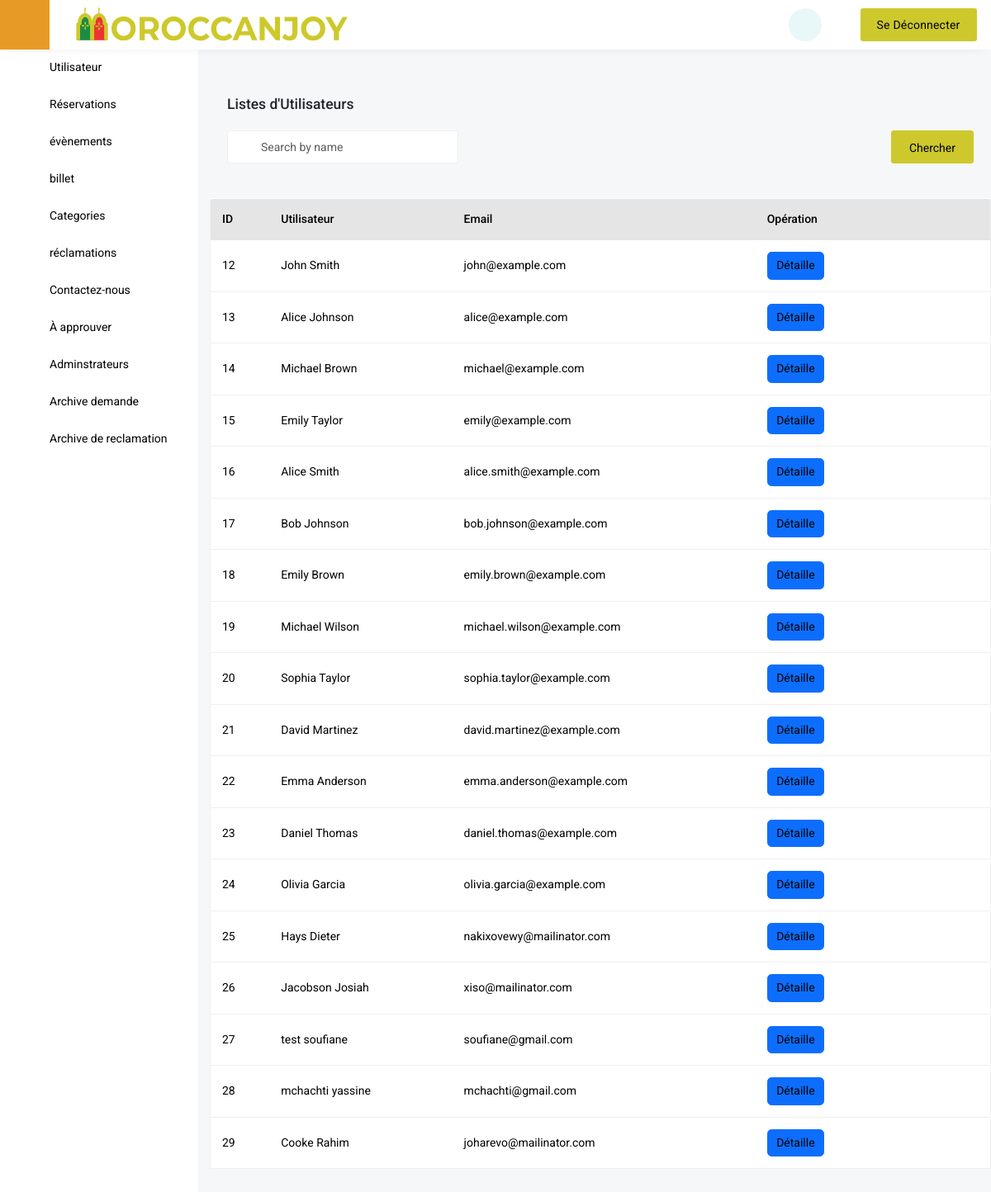
/Utilisateur.php (signed in), run on an earlier commit of the app's database.
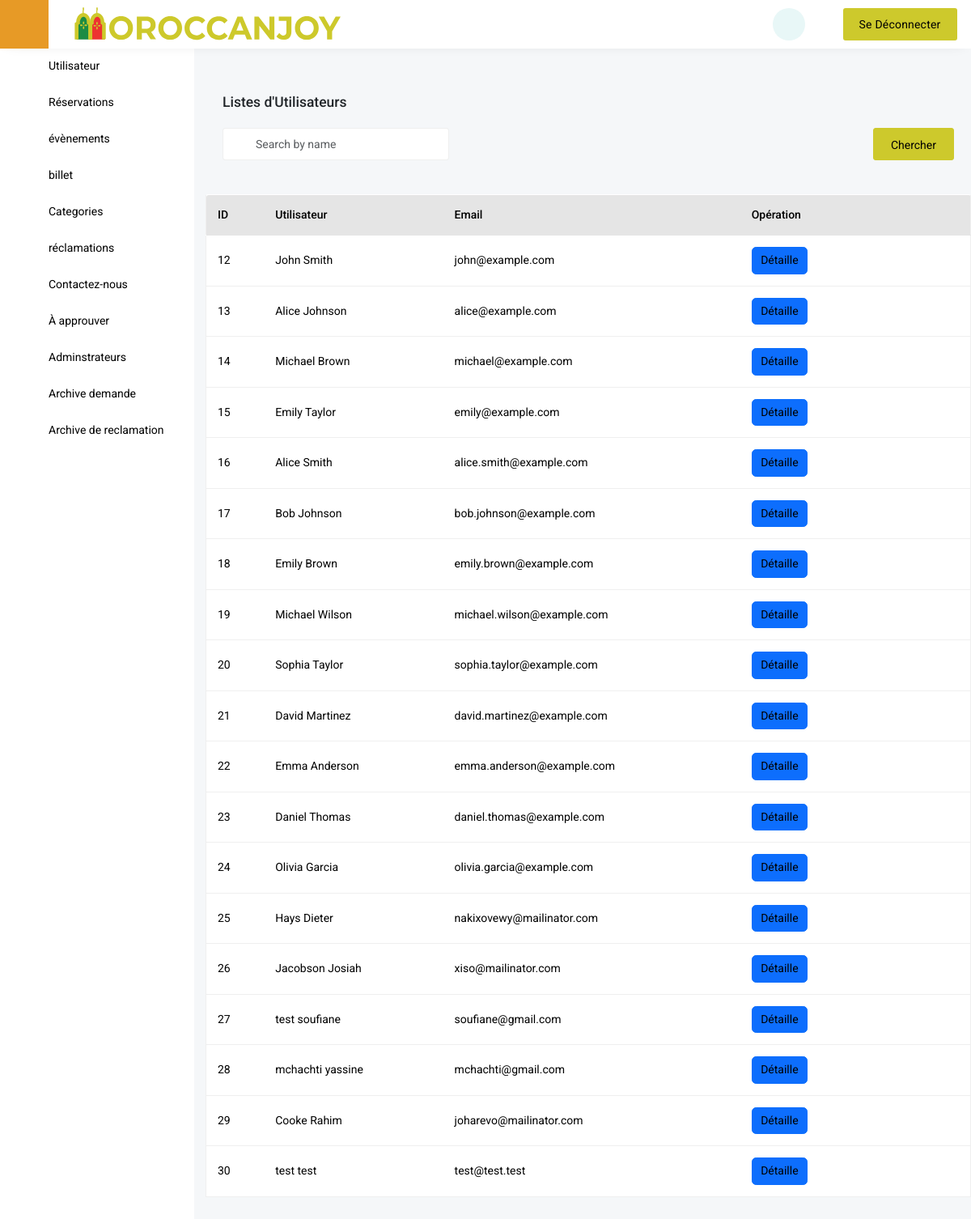
And on a later commit of the database.
### tables this page shows
CREATE TABLE `user` (
  `User_id` int NOT NULL,
  `U_name` varchar(30) NOT NULL,
  `U_Prenom` varchar(30) NOT NULL,
  `U_email` varchar(70) NOT NULL,
  `U_password` varchar(200) NOT NULL,
  `U_telephone` varchar(30) NOT NULL,
  `U_adresse` varchar(100) NOT NULL,
  `U_dateNaissance` date NOT NULL
);

### Utilisateur.php (the view, shortened to what the changed rows need)
<!DOCTYPE html>
<html lang="en" class="h-100">
	<head>
		<link href='vendor/unicons-2.0.1/css/unicons.css' rel='stylesheet'>
		<link href="css/style.css" rel="stylesheet">
		<link href="css/vertical-responsive-menu.min.css" rel="stylesheet">
		<link href="css/datepicker.min.css" rel="stylesheet">
		<link href="css/responsive.css" rel="stylesheet">
		<link href="css/night-mode.css" rel="stylesheet">
		<link href="vendor/fontawesome-free/css/all.min.css" rel="stylesheet">
		<link href="vendor/OwlCarousel/assets/owl.carousel.css" rel="stylesheet">
		<link href="vendor/OwlCarousel/assets/owl.theme.default.min.css" rel="stylesheet">
		<link href="vendor/bootstrap/css/bootstrap.min.css" rel="stylesheet">
		<link href="vendor/bootstrap-select/dist/css/bootstrap-select.min.css" rel="stylesheet">
	</head>
    <body class="d-flex flex-column h-100">
<div class="wrapper wrapper-body">
	<div class="tab-content">
		<div class="tab-pane fade active show" id="overview-tab" role="tabpanel">
			<div class="table-card mt-4">
				<div class="main-table">
					<div class="table-responsive">
						<table class="table">
							<thead class="thead-dark">
								<tr>
									<th scope="col">ID</th>
									<th scope="col">Utilisateur</th>
									<th scope="col">Email</th>
									<th scope="col" colspan="3">Opération</th>
								</tr>
							</thead>
							<tbody>
							<?php
							if(isset($_POST['sear'])){
								require_once "connect/DataBase.php";
								$sr = $_POST['crs'];
								$demandes= $connection->query("SELECT * FROM user WHERE User_id like '%$sr%' or U_name like '%$sr%' or U_Prenom like '%$sr%' or U_email like '%$sr%' or U_telephone like '%$sr%' or U_adresse like '%$sr%' or U_dateNaissance like '%$sr%'")->fetchAll(PDO::FETCH_ASSOC);
								foreach($demandes as $demande){
							?>
								<tr>
									<td><?php echo $demande['User_id']?></td>
									<td><?php echo $demande['U_name'] .' '.$demande['U_Prenom']?></td>
									<td><?php echo $demande['U_email']?></td>
									<td><span class="action-btn btn btn-primary"><a href="Utilisateur_detaille.php.php?id=<?php echo $demande['User_id']?>" >Détaille</a></span></td>
									<td><span class="action-btn "><a href="delete.php?id=<?php echo $demande['User_id']?>" onclick="return confirm('Vous-voulez suppremer <?php echo $demande['User_id']?>')" ><i class="fa-solid fa-trash-can " style="color: red;"></i></a>
									<td><span class="action-btn"><a href="Utilisateur_update.php?id=<?php echo$demande['User_id']?>"><i class="fa-solid fa-pen-to-square" style="color: blue;"></i></a></span></td></td>
								</tr>
								<?php
																		}
																	?>
							<?php
							}else{
							?>
							<?php
								require_once "connect/DataBase.php";
						$demandes= $connection->query('SELECT * FROM `user`')->fetchAll(PDO::FETCH_ASSOC);
						foreach($demandes as $demande){
																	?>
								<tr>
									<td><?php echo $demande['User_id']?></td>
									<td><?php echo $demande['U_name'] .' '.$demande['U_Prenom']?></td>
									<td><?php echo $demande['U_email']?></td>
									<td><span class="action-btn btn btn-primary"><a href="Utilisateur_detaille.php?id=<?php echo $demande['User_id']?>" >Détaille</a></span></td>
									<td><span class="action-btn "><a href="delete.php?id=<?php echo $demande['User_id']?>" onclick="return confirm('Vous-voulez suppremer <?php echo $demande['User_id']?>')" ><i class="fa-solid fa-trash-can " style="color: red;"></i></a>
									<td><span class="action-btn"><a href="Utilisateur_update.php?id=<?php echo$demande['User_id']?>"><i class="fa-solid fa-pen-to-square" style="color: blue;"></i></a></span></td></td>
								</tr>
								<?php
																		}
																	?>
																	<?php
																		}
																	?>
							</tbody>
						</table>
					</div>
				</div>
			</div>
		</div>
    </div>
</div>
</body>

What changed in the data, as far as the page shows it:
added user: User_id "30", U_name "test", U_Prenom "test", U_email "test@test.test"
